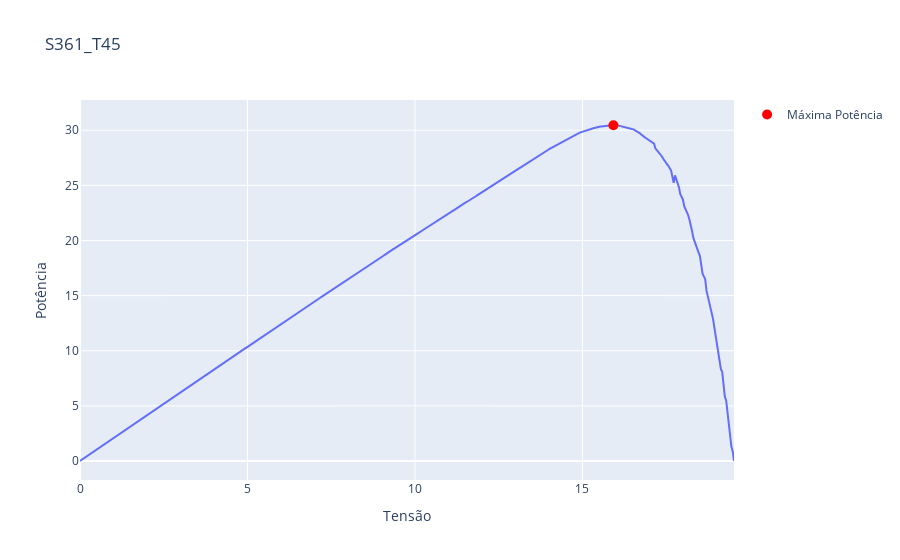
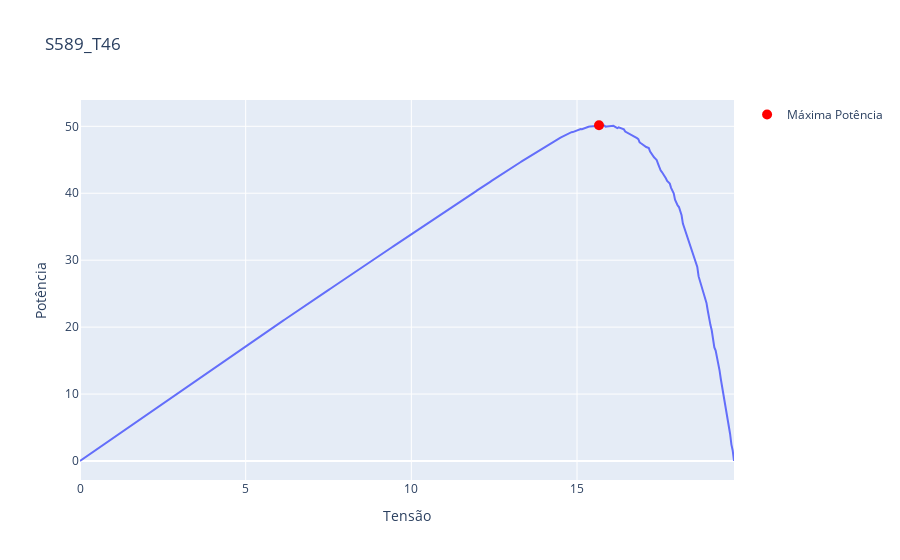
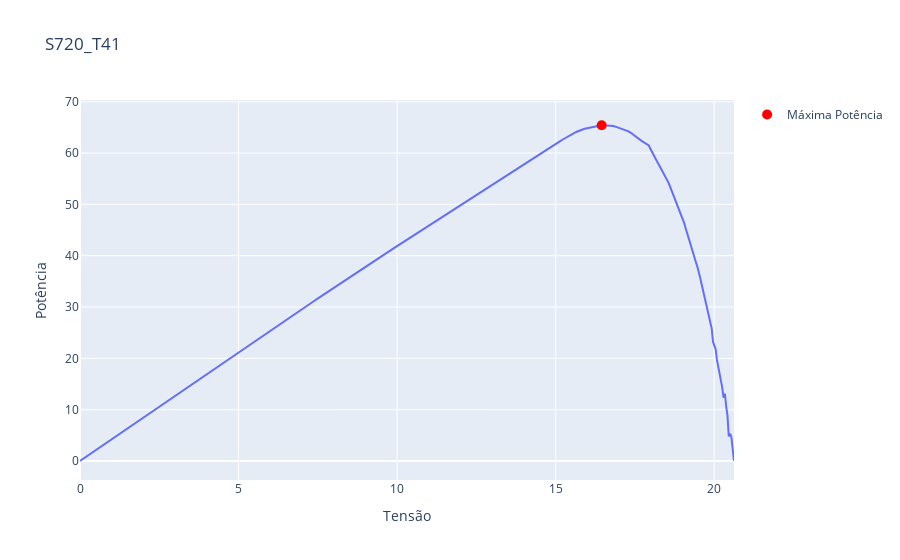
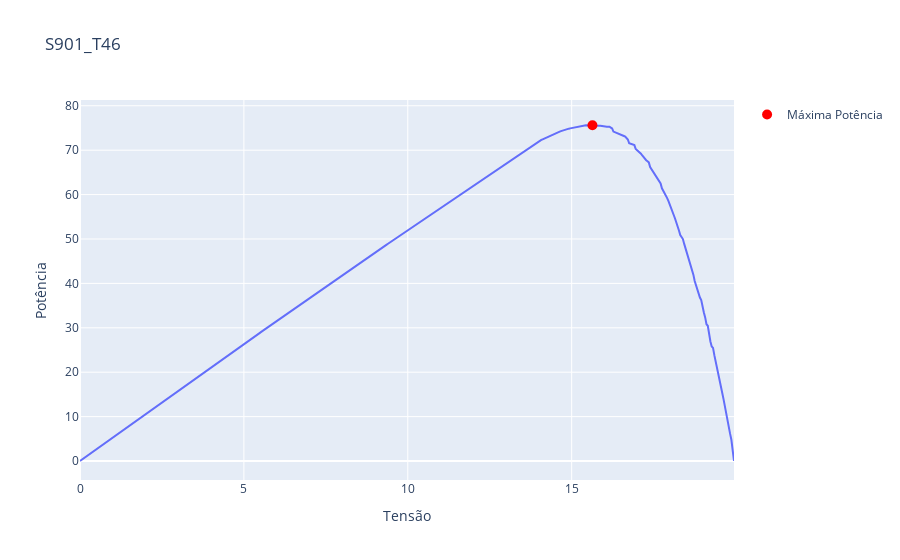

Here is the notebook cell these charts were saved with, in order:
### Code cell
for i in range(len(nome_do_arquivo_V)):
    titulo = nome_do_arquivo_V[i][10:18]
    grafico = px.line(df[i], x='Tensão', y='Potência', title=titulo)

    #Encontrar ponto de máxima potência
    max_pot = Maxima_Potencia(df[i])
    temp = df[i].set_index('Potência')
    max_tensao_associada = temp.loc[max_pot, 'Tensão']  #Encontra a tensão associada a máxima potência

    #Marcar no gráfico o ponto de máxima potência -> (max_tensao_associada, max_pot)
    grafico.add_scatter(x=[max_tensao_associada], y=[max_pot], mode='markers', marker=dict(color='red', size=10), name='Máxima Potência')
    grafico.show()

### Figure 1 — Plotly figure (JSON) as saved in the notebook; plotly's stock layout.template omitted (floating-point values rounded to 4 significant figures; data arrays with more than 128 entries replaced by an {"elided": "..."} marker saying what was removed)
{"data": [{"hovertemplate": "Tensão=%{x}<br>Potência=%{y}<extra></extra>", "legendgroup": "", "line": {"color": "#636efa", "dash": "solid"}, "marker": {"symbol": "circle"}, "mode": "lines", "name": "", "orientation": "v", "showlegend": false, "type": "scatter", "x": {"elided": "500 float values"}, "xaxis": "x", "y": {"elided": "500 float values"}, "yaxis": "y"}, {"marker": {"color": "red", "size": 10}, "mode": "markers", "name": "Máxima Potência", "type": "scatter", "x": [15.92], "y": [30.45]}], "layout": {"legend": {"tracegroupgap": 0}, "title": {"text": "S361_T45"}, "xaxis": {"anchor": "y", "domain": [0, 1], "title": {"text": "Tensão"}}, "yaxis": {"anchor": "x", "domain": [0, 1], "title": {"text": "Potência"}}}}

### Figure 2 — Plotly figure (JSON) as saved in the notebook; plotly's stock layout.template omitted (floating-point values rounded to 4 significant figures; data arrays with more than 128 entries replaced by an {"elided": "..."} marker saying what was removed)
{"data": [{"hovertemplate": "Tensão=%{x}<br>Potência=%{y}<extra></extra>", "legendgroup": "", "line": {"color": "#636efa", "dash": "solid"}, "marker": {"symbol": "circle"}, "mode": "lines", "name": "", "orientation": "v", "showlegend": false, "type": "scatter", "x": {"elided": "500 float values"}, "xaxis": "x", "y": {"elided": "500 float values"}, "yaxis": "y"}, {"marker": {"color": "red", "size": 10}, "mode": "markers", "name": "Máxima Potência", "type": "scatter", "x": [15.66], "y": [50.16]}], "layout": {"legend": {"tracegroupgap": 0}, "title": {"text": "S589_T46"}, "xaxis": {"anchor": "y", "domain": [0, 1], "title": {"text": "Tensão"}}, "yaxis": {"anchor": "x", "domain": [0, 1], "title": {"text": "Potência"}}}}

### Figure 3 — Plotly figure (JSON) as saved in the notebook; plotly's stock layout.template omitted (floating-point values rounded to 4 significant figures; data arrays with more than 128 entries replaced by an {"elided": "..."} marker saying what was removed)
{"data": [{"hovertemplate": "Tensão=%{x}<br>Potência=%{y}<extra></extra>", "legendgroup": "", "line": {"color": "#636efa", "dash": "solid"}, "marker": {"symbol": "circle"}, "mode": "lines", "name": "", "orientation": "v", "showlegend": false, "type": "scatter", "x": {"elided": "500 float values"}, "xaxis": "x", "y": {"elided": "500 float values"}, "yaxis": "y"}, {"marker": {"color": "red", "size": 10}, "mode": "markers", "name": "Máxima Potência", "type": "scatter", "x": [16.45], "y": [65.42]}], "layout": {"legend": {"tracegroupgap": 0}, "title": {"text": "S720_T41"}, "xaxis": {"anchor": "y", "domain": [0, 1], "title": {"text": "Tensão"}}, "yaxis": {"anchor": "x", "domain": [0, 1], "title": {"text": "Potência"}}}}

### Figure 4 — Plotly figure (JSON) as saved in the notebook; plotly's stock layout.template omitted (floating-point values rounded to 4 significant figures; data arrays with more than 128 entries replaced by an {"elided": "..."} marker saying what was removed)
{"data": [{"hovertemplate": "Tensão=%{x}<br>Potência=%{y}<extra></extra>", "legendgroup": "", "line": {"color": "#636efa", "dash": "solid"}, "marker": {"symbol": "circle"}, "mode": "lines", "name": "", "orientation": "v", "showlegend": false, "type": "scatter", "x": {"elided": "500 float values"}, "xaxis": "x", "y": {"elided": "500 float values"}, "yaxis": "y"}, {"marker": {"color": "red", "size": 10}, "mode": "markers", "name": "Máxima Potência", "type": "scatter", "x": [15.63], "y": [75.62]}], "layout": {"legend": {"tracegroupgap": 0}, "title": {"text": "S901_T46"}, "xaxis": {"anchor": "y", "domain": [0, 1], "title": {"text": "Tensão"}}, "yaxis": {"anchor": "x", "domain": [0, 1], "title": {"text": "Potência"}}}}
